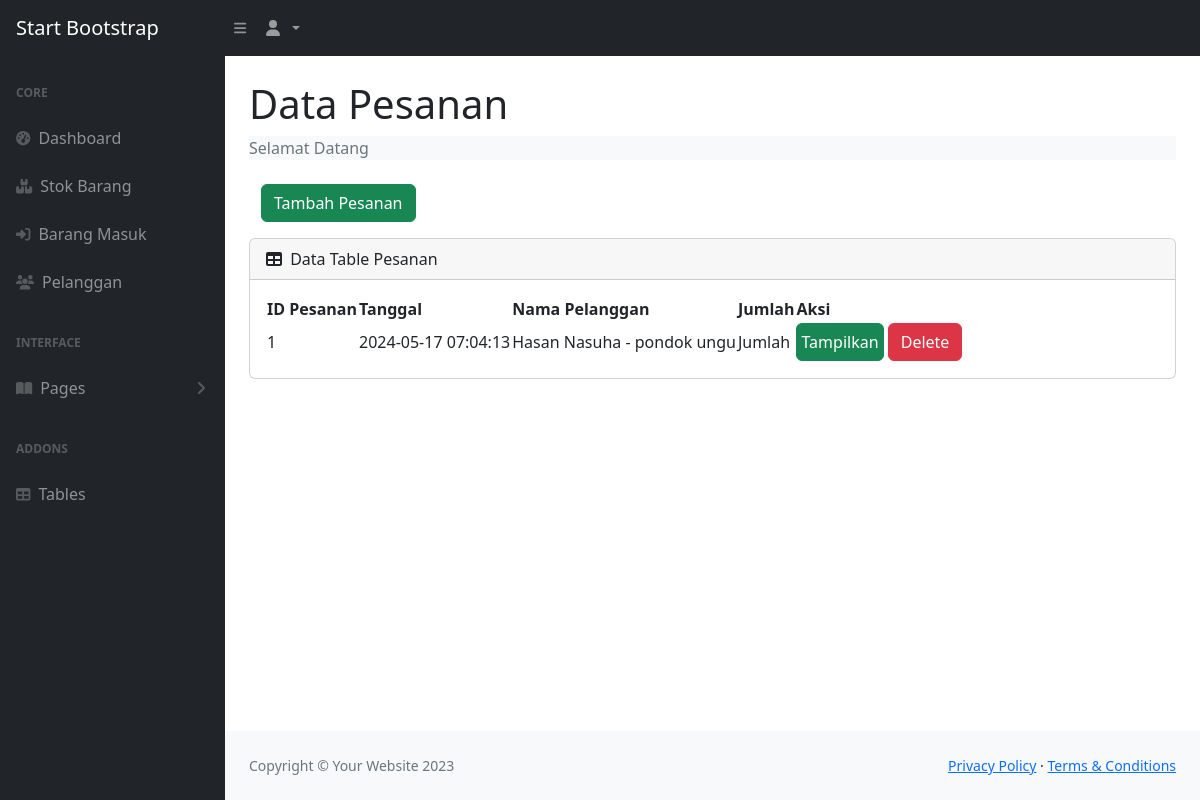
Before: / with the older database file.
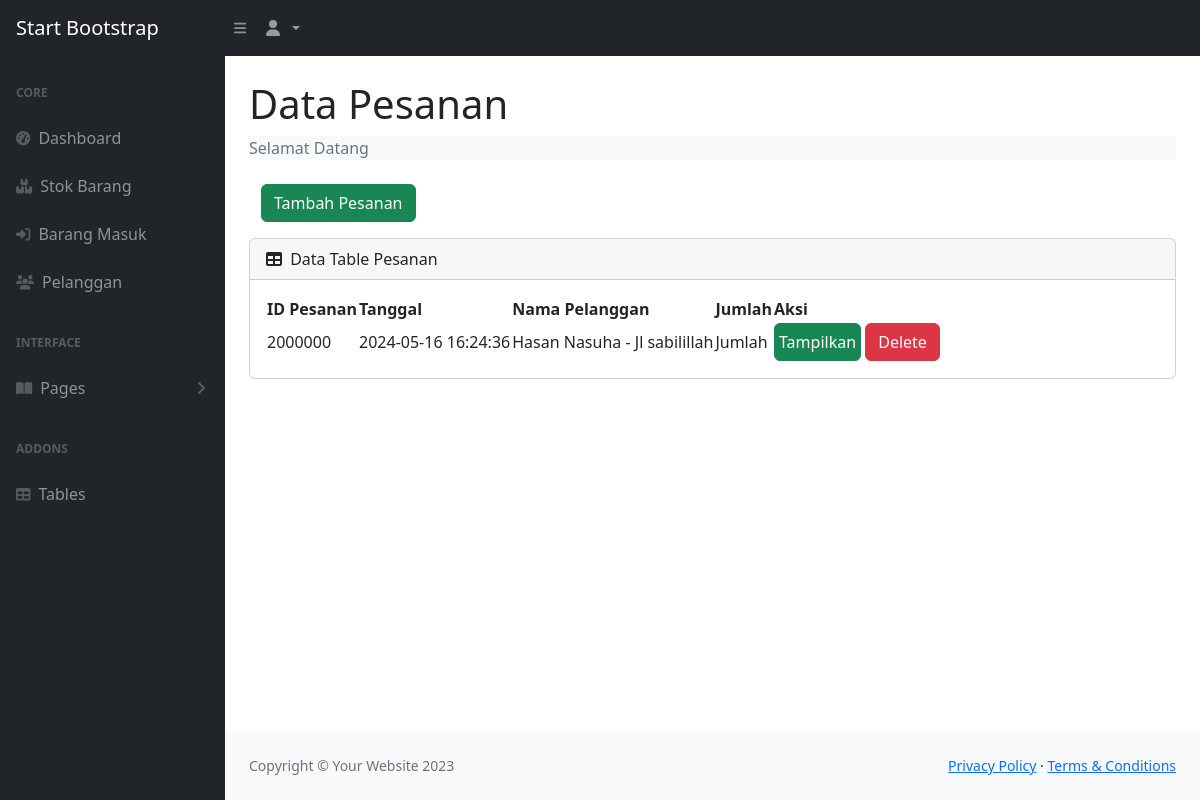
After: the same page with the newer database file.
### tables this page shows
CREATE TABLE `pesanan` (
  `idpesanan` int(11) NOT NULL,
  `tanggal` timestamp NOT NULL DEFAULT current_timestamp(),
  `idpelanggan` int(11) DEFAULT NULL
);

CREATE TABLE `pelanggan` (
  `idpelanggan` int(11) NOT NULL,
  `nama_pelanggan` varchar(50) NOT NULL,
  `no_telp` varchar(20) NOT NULL,
  `alamat` text NOT NULL
);

### index.php (the view, shortened to what this page needs)
<?php
  require 'function.php';
?>
<!DOCTYPE html>
<html lang="en">
  <head>
    <link href="https://cdn.jsdelivr.net/npm/simple-datatables@7.1.2/dist/style.min.css" rel="stylesheet" />
    <link href="css/index.css" rel="stylesheet" />
  </head>
  <body class="sb-nav-fixed">
    <nav class="sb-topnav navbar navbar-expand navbar-dark bg-dark">
      <a class="navbar-brand ps-3" href="index.php">Start Bootstrap</a>
      <button class="btn btn-link btn-sm order-1 order-lg-0 me-4 me-lg-0" id="sidebarToggle" href="#!">
        <i class="fas fa-bars"></i>
      </button>
      <ul class="navbar-nav ms-auto ms-md-0 me-3 me-lg-4">
        <li class="nav-item dropdown">
          <a class="nav-link dropdown-toggle" id="navbarDropdown" href="#" role="button" data-bs-toggle="dropdown" aria-expanded="false">
            <i class="fas fa-user fa-fw"></i>
          </a>
        </li>
      </ul>
    </nav>
    <div id="layoutSidenav">
      <div id="layoutSidenav_nav">
        <nav class="sb-sidenav accordion sb-sidenav-dark" id="sidenavAccordion">
          <div class="sb-sidenav-menu">
            <div class="nav">
              <div class="sb-sidenav-menu-heading">Core</div>
              <a class="nav-link" href="index.php">
                <div class="sb-nav-link-icon">
                  <i class="fas fa-tachometer-alt"></i>
                </div>
                Dashboard
              </a>
              <a class="nav-link" href="stock.php">
                <div class="sb-nav-link-icon">
                  <i class="fa-solid fa-boxes-stacked"></i>
                </div>
                Stok Barang
              </a>
              <a class="nav-link" href="masuk.php">
                <div class="sb-nav-link-icon">
                  <i class="fa-solid fa-right-to-bracket"></i>
                </div>
                Barang Masuk
              </a>
              <a class="nav-link" href="pelanggan.php">
                <div class="sb-nav-link-icon">
                  <i class="fa-solid fa-users"></i>
                </div>
                Pelanggan
              </a>
              <div class="sb-sidenav-menu-heading">Interface</div>
              <a class="nav-link collapsed" href="#" data-bs-toggle="collapse" data-bs-target="#collapsePages" aria-expanded="false" aria-controls="collapsePages">
                <div class="sb-nav-link-icon">
                  <i class="fas fa-book-open"></i>
                </div>
                Pages
                <div class="sb-sidenav-collapse-arrow">
                  <i class="fas fa-angle-down"></i>
                </div>
              </a>
              <div class="sb-sidenav-menu-heading">Addons</div>
              <a class="nav-link" href="tables.html">
                <div class="sb-nav-link-icon"><i class="fas fa-table"></i></div>
                Tables
              </a>
            </div>
          </div>
        </nav>
      </div>
      <div id="layoutSidenav_content">
        <main>
          <div class="container-fluid px-4">
            <h1 class="mt-4">Data Pesanan</h1>
            <ol class="breadcrumb bg-light mb-4">
              <li class="breadcrumb-item active">Selamat Datang</li>
            </ol>
            <div class="container mb-3">
                <button type="button" class="btn btn-success" data-bs-toggle="modal" data-bs-target="#exampleModal">
                Tambah Pesanan
                </button>
            </div>
            <div class="card mb-4">
              <div class="card-header">
                <i class="fas fa-table me-1"></i>
                Data Table Pesanan
              </div>
              <div class="card-body">
                <table id="datatablesSimple">
                  <thead>
                    <tr>
                      <th>ID Pesanan</th>
                      <th>Tanggal</th>
                      <th>Nama Pelanggan</th>
                      <th>Jumlah</th>
                      <th>Aksi</th>
                    </tr>
                  </thead>
                  <tbody>
                  <?php
                    $get = mysqli_query($con, 'SELECT * FROM pesanan p, pelanggan pl WHERE p.idpelanggan=pl.idpelanggan');
                    while($p = mysqli_fetch_array($get)){
                      $idpesanan = $p['idpesanan'];
                      $tanggal = $p['tanggal'];
                      $namapelanggan = $p['nama_pelanggan'];
                      $alamat = $p['alamat'];
                  ?>
                    <tr>
                      <td><?=$idpesanan;?></td>
                      <td><?=$tanggal;?></td>
                      <td><?=$namapelanggan;?> - <?=$alamat;?></td>
                      <td>Jumlah</td>
                      <td><a href="view.php?idp=<?=$idpesanan;?>" class="btn btn-success px-1" target="blank">Tampilkan</a>
                      <a href="" class="btn btn-danger ">Delete</a></td>
                    </tr>
                  <?php
                    };
                  ?>
                  </tbody>
                </table>
              </div>
            </div>
          </div>
        </main>
        <footer class="py-4 bg-light mt-auto">
          <div class="container-fluid px-4">
            <div class="d-flex align-items-center justify-content-between small">
              <div class="text-muted">Copyright &copy; Your Website 2023</div>
              <div>
                <a href="#">Privacy Policy</a>
                &middot;
                <a href="#">Terms &amp; Conditions</a>
              </div>
            </div>
          </div>
        </footer>
      </div>
    </div>
  </body>
</html>

Changed rows visible on the page:
removed pesanan: idpesanan "1", tanggal "2024-05-17 07:04:13", idpelanggan.nama_pelanggan "Hasan Nasuha", idpelanggan.alamat "pondok ungu"
added pesanan: idpesanan "2000000", tanggal "2024-05-16 16:24:36", idpelanggan.nama_pelanggan "Hasan Nasuha", idpelanggan.alamat "Jl sabilillah"
